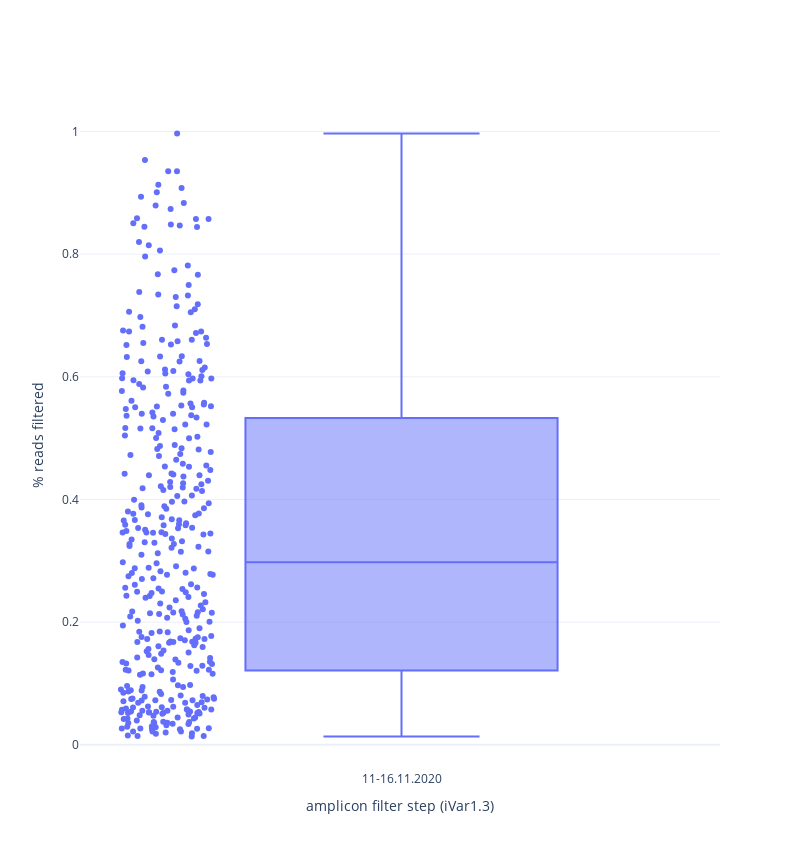

The notebook cell saved with this chart:
### Code cell
fig = go.Figure(go.Box(y=afd['pct_filtered'], name='11-16.11.2020', 
                       text=afd[['idx', 'filtered_reads', 'total_reads', 'pct_filtered']], 
                       boxpoints='all', jitter=0.3,
                       hovertemplate = "<b>%{text[0]}</b><br>" +
                                      "<b>Reads filtered: %{text[1]}</b><br>" +
                                      "<b>Total reads: %{text[2]}</b><br>" +
                                      "<b>% filtered: %{text[3]:.2f}</b><br>"
                      )
               )
fig.update_layout(yaxis_title='% reads filtered', xaxis_title='amplicon filter step (iVar1.3)',
                  template='plotly_white', autosize=False, height=850, width=800)
fig.write_html('test_data/amplicon_filter_boxplot.html')
fig.show()

### Figure 1 — Plotly figure (JSON) as saved in the notebook; plotly's stock layout.template omitted (floating-point values rounded to 4 significant figures; data arrays with more than 128 entries replaced by an {"elided": "..."} marker saying what was removed)
{"data": [{"boxpoints": "all", "hovertemplate": "<b>%{text[0]}</b><br><b>Reads filtered: %{text[1]}</b><br><b>Total reads: %{text[2]}</b><br><b>% filtered: %{text[3]:.2f}</b><br>", "jitter": 0.3, "name": "11-16.11.2020", "text": {"elided": "387x4 mixed values"}, "type": "box", "y": {"elided": "387 float values"}}], "layout": {"autosize": false, "height": 850, "width": 800, "xaxis": {"title": {"text": "amplicon filter step (iVar1.3)"}}, "yaxis": {"title": {"text": "% reads filtered"}}}}
